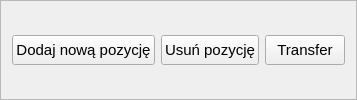
               <widget class="QFrame" name="frame_currency_buttons">
                <property name="sizePolicy">
                 <sizepolicy hsizetype="Expanding" vsizetype="Preferred">
                  <horstretch>0</horstretch>
                  <verstretch>0</verstretch>
                 </sizepolicy>
                </property>
                <property name="focusPolicy">
                 <enum>Qt::ClickFocus</enum>
                </property>
                <property name="contextMenuPolicy">
                 <enum>Qt::PreventContextMenu</enum>
                </property>
                <property name="styleSheet">
                 <string notr="true"/>
                </property>
                <property name="frameShape">
                 <enum>QFrame::StyledPanel</enum>
                </property>
                <property name="frameShadow">
                 <enum>QFrame::Raised</enum>
                </property>
                <layout class="QHBoxLayout" name="horizontalLayout_7">
                 <item>
                  <widget class="QPushButton" name="pushButton_currency_add">
                   <property name="minimumSize">
                    <size>
                     <width>0</width>
                     <height>30</height>
                    </size>
                   </property>
                   <property name="maximumSize">
                    <size>
                     <width>200</width>
                     <height>16777215</height>
                    </size>
                   </property>
                   <property name="font">
                    <font>
                     <pointsize>11</pointsize>
                    </font>
                   </property>
                   <property name="text">
                    <string>Dodaj nową pozycję</string>
                   </property>
                  </widget>
                 </item>
                 <item>
                  <widget class="QPushButton" name="pushButton_currency_delete">
                   <property name="minimumSize">
                    <size>
                     <width>0</width>
                     <height>30</height>
                    </size>
                   </property>
                   <property name="maximumSize">
                    <size>
                     <width>200</width>
                     <height>16777215</height>
                    </size>
                   </property>
                   <property name="font">
                    <font>
                     <pointsize>11</pointsize>
                    </font>
                   </property>
                   <property name="text">
                    <string>Usuń pozycję</string>
                   </property>
                  </widget>
                 </item>
                 <item>
                  <widget class="QPushButton" name="pushButton_currency_transfer">
                   <property name="minimumSize">
                    <size>
                     <width>0</width>
                     <height>30</height>
                    </size>
                   </property>
                   <property name="maximumSize">
                    <size>
                     <width>200</width>
                     <height>16777215</height>
                    </size>
                   </property>
                   <property name="font">
                    <font>
                     <pointsize>11</pointsize>
                    </font>
                   </property>
                   <property name="text">
                    <string>Transfer</string>
                   </property>
                  </widget>
                 </item>
                </layout>
               </widget>
